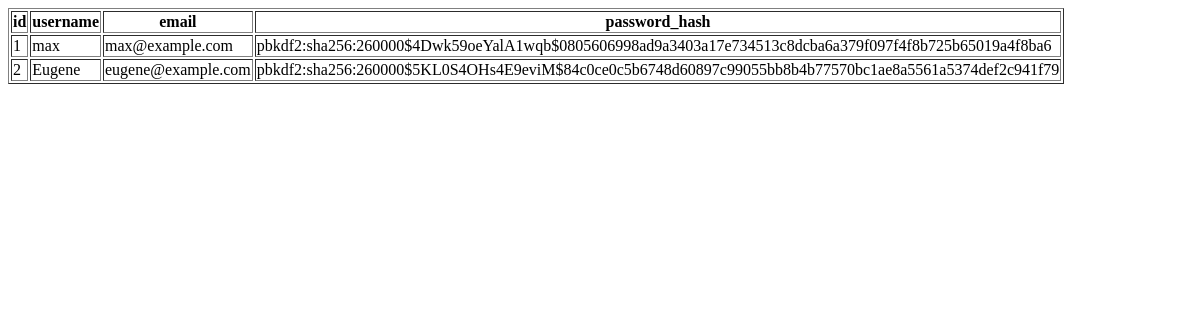
/admin, run on an earlier commit of the app's database.
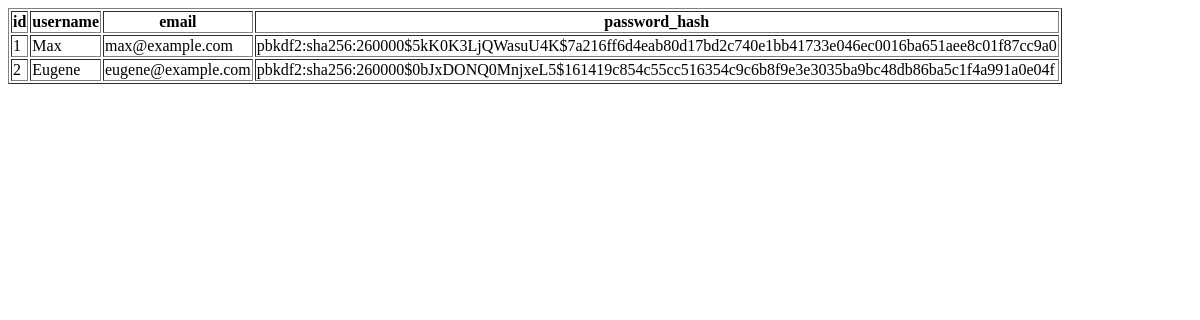
And on a later commit of the database.
### app/models.py (models this page shows, shortened)
class User(UserMixin, db.Model):
    id = db.Column(db.Integer, primary_key=True)
    username = db.Column(db.String(64), index=True, unique=True)
    email = db.Column(db.String(120), index=True, unique=True)
    password_hash = db.Column(db.String(128))
    notes = db.relationship('Note', backref='author', lazy='dynamic')

### app/routes.py (the view)
@app.route('/admin', methods=["GET", "POST"])
def admin():
    users = User.query.all()
    return render_template('admin.html', users=users)

### app/templates/admin.html
<table border=1>
    <th> id </th>
    <th> username </th>
    <th> email </th>
    <th> password_hash </th>
    {% for user in users %}
    <tr>
        <td> {{ user["id"] }} </td>
        <td> {{ user["username"] }} </td>
        <td> {{ user["email"] }} </td>
        <td> {{ user["password_hash"] }} </td>
    </tr>
    {% endfor %}
</table>

What changed in the data, as far as the page shows it:
changed User "max@example.com": username "max" → "Max"; password_hash "pbkdf2:sha256:260000$4Dwk59oeYalA1wqb$0805606998ad9a3403a17e734513c8dcba6a379f097f4f8b725b65019a4f8ba6" → "pbkdf2:sha256:260000$5kK0K3LjQWasuU4K$7a216ff6d4eab80d17bd2c740e1bb41733e046ec0016ba651aee8c01f87cc9a0"
changed User "Eugene": password_hash "pbkdf2:sha256:260000$5KL0S4OHs4E9eviM$84c0ce0c5b6748d60897c99055bb8b4b77570bc1ae8a5561a5374def2c941f79" → "pbkdf2:sha256:260000$0bJxDONQ0MnjxeL5$161419c854c55cc516354c9c6b8f9e3e3035ba9bc48db86ba5c1f4a991a0e04f"
